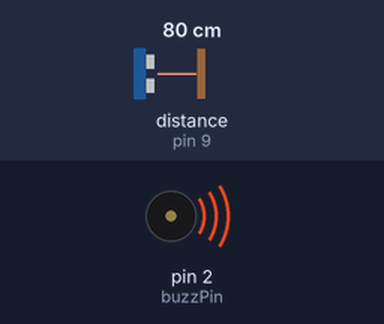
Bench run of a sketch on a simulated Arduino Uno, built with avr-gcc and run on an emulated ATmega328P. On the bench: buzzer (waves = sounding, pin HIGH). Wiring (inferred from the names in the program): ultrasonic range finder: trigger pin 10; echo pin 9. The test bench sets the inputs (shaded band); at power-on: distance to the obstacle (sensor on pin 9) 80 cm. The echo pulse lasts 58.3 µs per cm; pins used as bus, display or sensor lines are not drawn; what the sketch prints to the serial monitor is not drawn.

Above: at 1.2 s.
1.3 s: distance to the obstacle (sensor on pin 9) set to 145 cm
4.3 s: distance to the obstacle (sensor on pin 9) set to 153 cm
At 4.7 s:
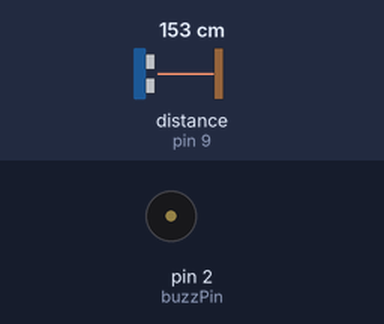
5.8 s: distance to the obstacle (sensor on pin 9) set to 4 cm
At 7.0 s:
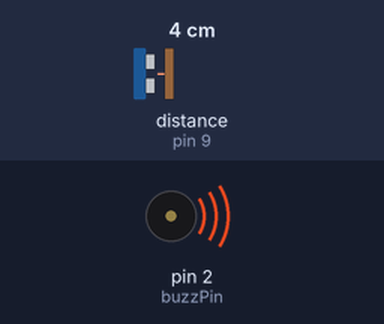
7.3 s: distance to the obstacle (sensor on pin 9) set to 250 cm
At 8.3 s:
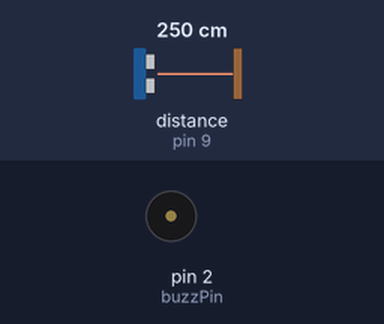
Timing chart, 0 to 9.8 s (numbered marks = the images above; inputs shaded):
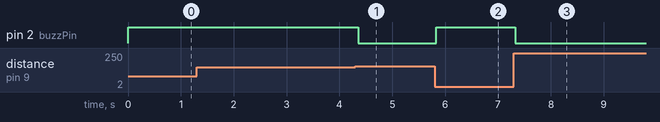

The sketch:

electrothon.ino
```cpp
int const trigPin = 10;
int const echoPin = 9;
int const buzzPin = 2;
void setup()
{
pinMode(trigPin, OUTPUT);
pinMode(echoPin, INPUT);
pinMode(buzzPin, OUTPUT);
Serial.begin(9600);
}
void loop()
{
int duration, distance;
digitalWrite(trigPin, HIGH);
delay(1);
digitalWrite(trigPin, LOW);
duration = pulseIn(echoPin, HIGH);
distance = (duration/2) / 21.8;
if (distance <= 200 && distance >= 0) {
digitalWrite(buzzPin, HIGH);
Serial.println("OBSTACLE HAS BEEN DETECTED");

}
else {
digitalWrite(buzzPin, LOW);
}
delay(60);
}
```

Measured:
- the behaviour switches between 150 and 151 cm on distance to the obstacle (sensor on pin 9) (found by bisection; images 0 and 1)
- after the input at 1.3 s, every drawn part: stays the same
- after the input at 4.3 s, pin 2 (buzzPin): HIGH → LOW after 0.06 s
- after the input at 5.8 s, pin 2 (buzzPin): LOW → HIGH at once
- after the input at 7.3 s, pin 2 (buzzPin): HIGH → LOW at once
